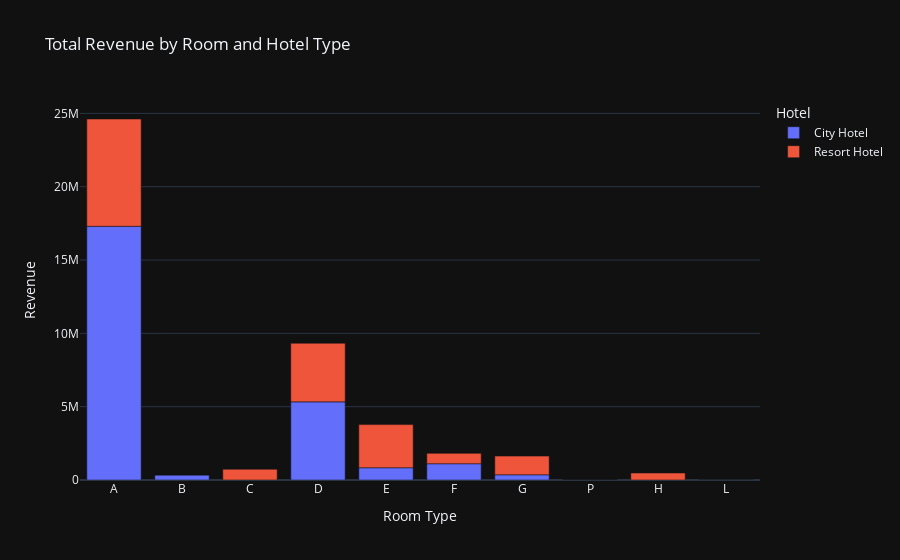

This figure's notebook cell:
### Markdown cell above
Observations:

This plot clearly shows that prices in the Resort Hotel are much higher during the summer and prices of city hotel varies less.

### Code cell
# The Bar plot shows the total revenue by room and hotel type
# Calculate the total revenue by room and hotel type
analysis_df['revenue'] = analysis_df['adr'] * (analysis_df['stays_in_weekend_nights'] + analysis_df['stays_in_week_nights'])
df_revenue_by_room_and_hotel = analysis_df.groupby(['reserved_room_type', 'hotel'])['revenue'].sum().reset_index()

# Create a bar plot showing the total revenue by room and hotel type
fig = px.bar(
    df_revenue_by_room_and_hotel,
    x='reserved_room_type',
    y='revenue',
    title='Total Revenue by Room and Hotel Type',
    labels={'revenue': 'Revenue', 'reserved_room_type': 'Room Type', 'hotel': 'Hotel'},
    color='hotel',
    template="plotly_dark"  # Add this line for dark mode
)

fig.show()

### Figure 1 — Plotly figure (JSON) as saved in the notebook; plotly's stock layout.template omitted (floating-point values rounded to 4 significant figures)
{"data": [{"alignmentgroup": "True", "hovertemplate": "Hotel=City Hotel<br>Room Type=%{x}<br>Revenue=%{y}<extra></extra>", "legendgroup": "City Hotel", "marker": {"color": "#636efa", "pattern": {"shape": ""}}, "name": "City Hotel", "offsetgroup": "City Hotel", "orientation": "v", "showlegend": true, "textposition": "auto", "type": "bar", "x": ["A", "B", "C", "D", "E", "F", "G", "P"], "xaxis": "x", "y": [17300000.0, 346400.0, 2914.0, 5328000.0, 837300.0, 1109000.0, 354200.0, 0], "yaxis": "y"}, {"alignmentgroup": "True", "hovertemplate": "Hotel=Resort Hotel<br>Room Type=%{x}<br>Revenue=%{y}<extra></extra>", "legendgroup": "Resort Hotel", "marker": {"color": "#EF553B", "pattern": {"shape": ""}}, "name": "Resort Hotel", "offsetgroup": "Resort Hotel", "orientation": "v", "showlegend": true, "textposition": "auto", "type": "bar", "x": ["A", "B", "C", "D", "E", "F", "G", "H", "L", "P"], "xaxis": "x", "y": [7316000.0, 448, 730100.0, 3996000.0, 2940000.0, 707500.0, 1275000.0, 477800.0, 898, 0], "yaxis": "y"}], "layout": {"barmode": "relative", "legend": {"title": {"text": "Hotel"}, "tracegroupgap": 0}, "title": {"text": "Total Revenue by Room and Hotel Type"}, "xaxis": {"anchor": "y", "domain": [0, 1], "title": {"text": "Room Type"}}, "yaxis": {"anchor": "x", "domain": [0, 1], "title": {"text": "Revenue"}}}}
